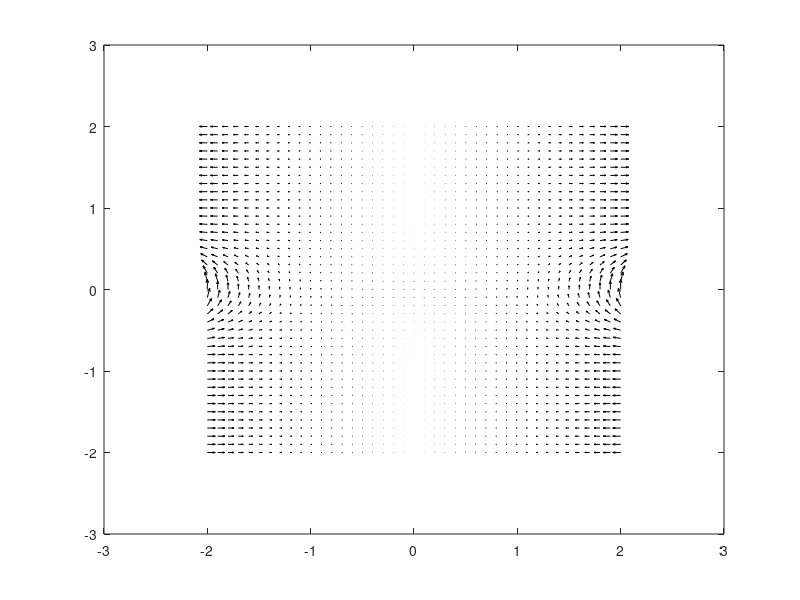

This figure's MATLAB source:
x = [-2:0.1:2];
y = [-2:0.1:2];
[X, Y] = meshgrid(x, y);
F = cosh(2.*X).*tanh(3.*Y);
[GX, GY] = gradient(F, 0.1, 0.1);
quiver (X, Y, GX, GY, 'k')